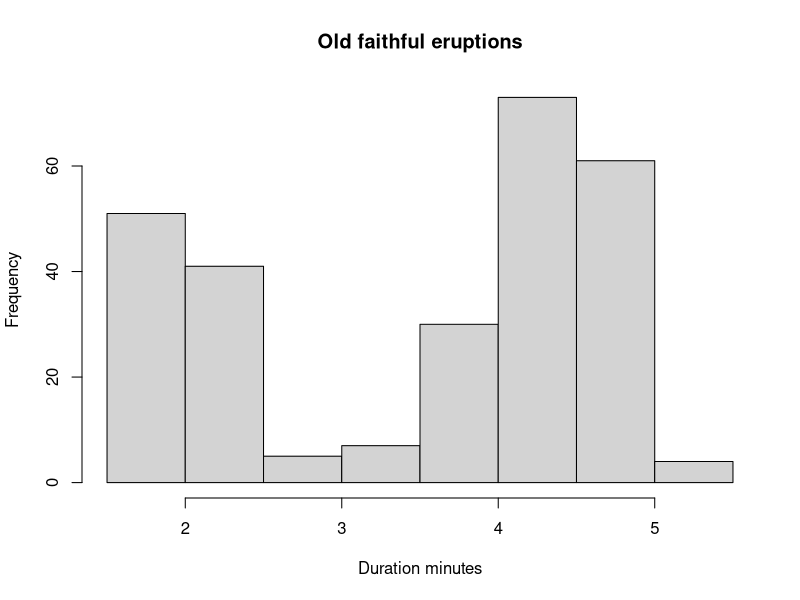
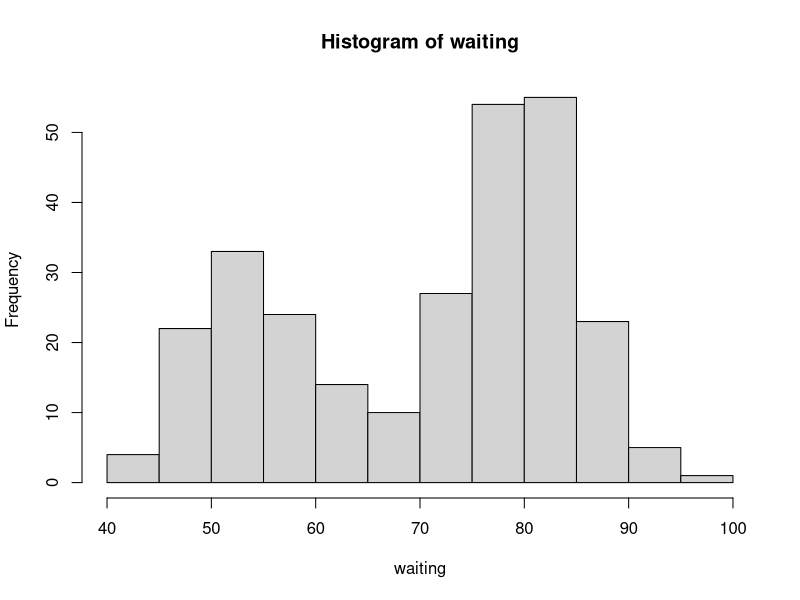
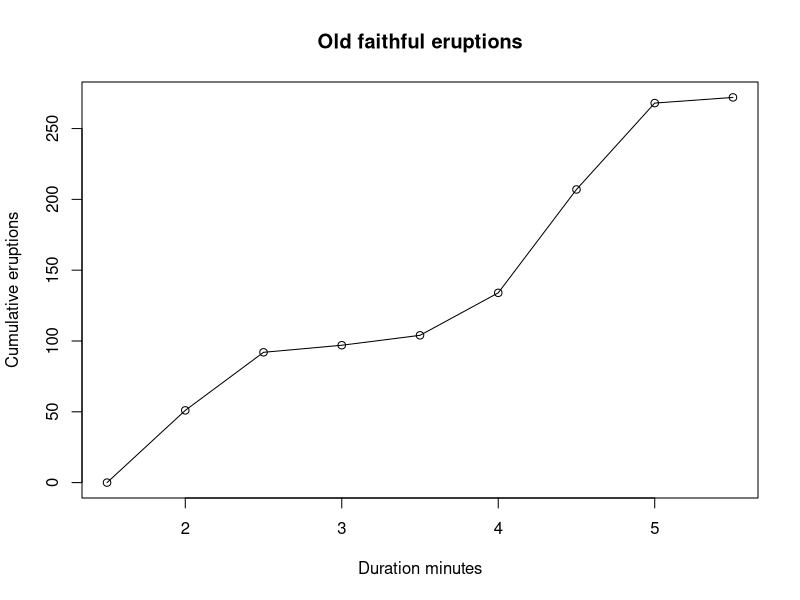
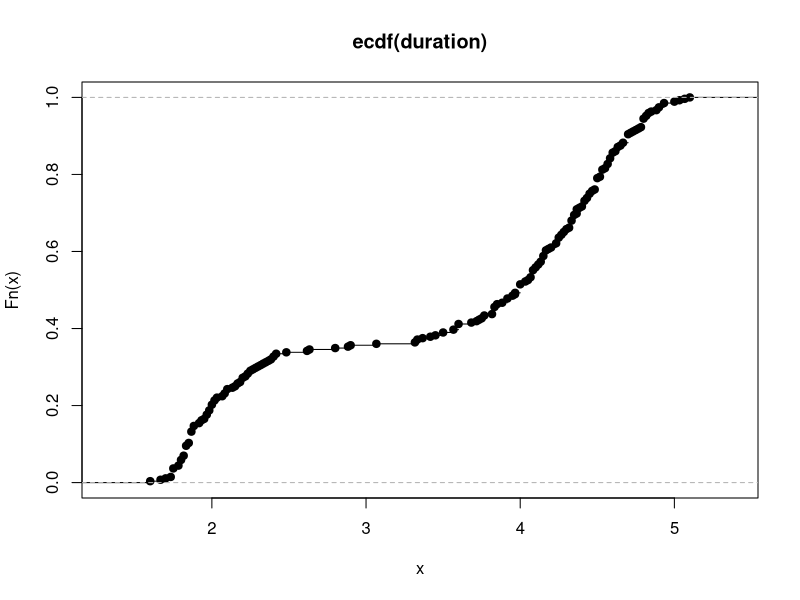
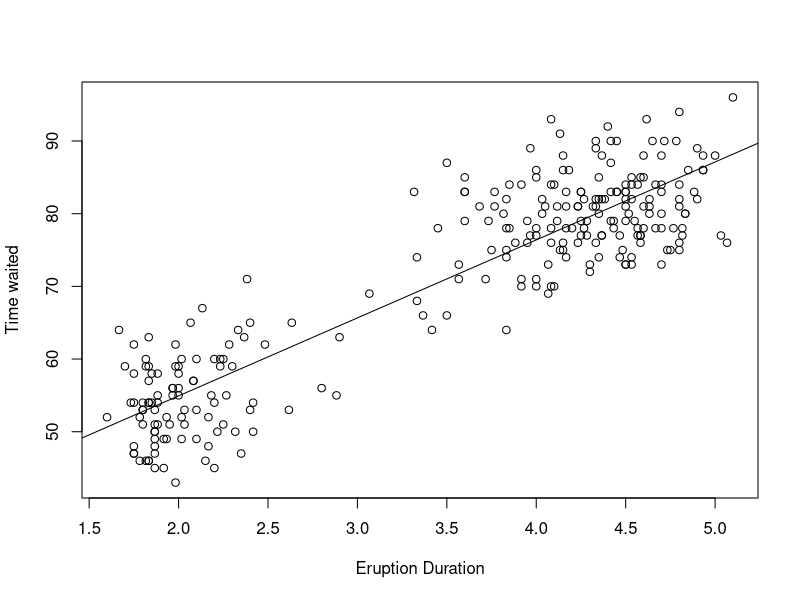

Here is the R script that generated these plots, in order:
# uses the built in faithful dataset which is the observations of the old faithful
# geyser in yellowstone national park!
head(faithful)
duration = faithful$eruptions
duration
range(duration)

# set break point for the scatter plot
breaks = seq(1.5,5.5,by=0.5)
breaks
# so nextclassify the eruption urations according to the half unit sub intervals with cut
duration.cut = cut(duration, breaks, right=FALSE)
duration.freq = table(duration.cut)
duration.freq

# so waiting period is same
waiting = faithful$waiting
range(waiting)
breaks2 = seq(42, 96,by=4)
waiting.cut = cut(waiting, breaks2, right=FALSE)
waiting.freq = table(waiting.cut)
waiting.freq
waiting.most = max(waiting.freq)
str(waiting.freq)

# can also plot a histogram which is pretty cool!

hist(duration, right=FALSE, main='Old faithful eruptions', xlab='Duration minutes')
hist(waiting)
# so relative frequency is just normalized by the sample size
duration.relfreq = duration.freq / nrow(faithful)
waiting.relfreq = waiting.freq / nrow(faithful)

# you can find the cumulative frequeny by th cumsum function
duration.cumfreq = cumsum(duration.freq)

# next you can plot the graph of the cumulative frequency
# add a zero element then plot the graph
cumfreq0 = c(0, cumsum(duration.freq))
plot(breaks, cumfreq0,
     main = "Old faithful eruptions",
     xlab="Duration minutes",
     ylab="Cumulative eruptions")

# then join the points with lines
lines(breaks, cumfreq0)
# it is really really cool how easy and useful most of the graphs in R are.
# the producitivty of R is seriously great in this domain compared to python
# I do think I might be able to be convinced to switch to some extent
# which is amazing!
# can build an interpolation function with a cumulative distibution function ecdf

fn = ecdf(duration)
plot(fn)
# which is cool, and really easy that!

# there are also stem and leaf plots...
# these are trivially created with the stem fucntion
stem(duration)

# a scatter plot is also trivial to impleent here
# just a plot with two input arguments
plot(duration, waiting, xlab='Eruption Duration', ylab='Time waited')
# and you can plot  a linear regression with the lm functoin and a line 
# between them with the abline
# - R is truly amazing for this but OTOH, Julia can call all r_libraries
# perfectly so really there is no disadvantage there particularly, except 
# presumably around interoperability?
abline(lm(waiting ~ duration))

